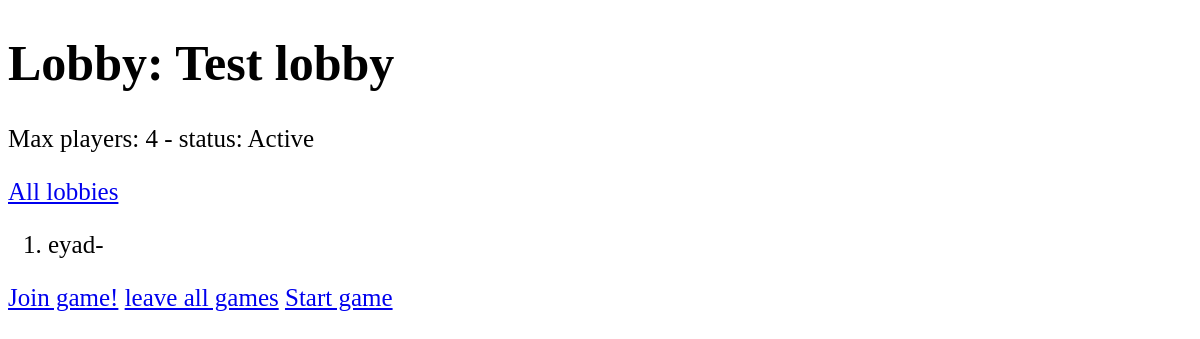
Page /lobby/1/ on the earlier database version.
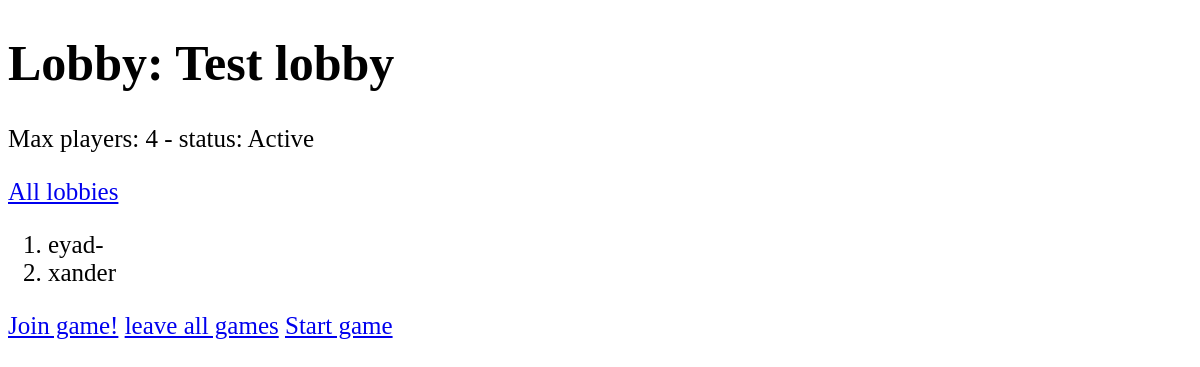
Same page on the later database version.
### lobby/models.py (models this page shows)
class Participant(models.Model):
    lobbyId = models.ForeignKey(Lobby, on_delete=models.CASCADE, related_name='participants')
    userId = models.ForeignKey(User, on_delete=models.CASCADE)
    role = models.IntegerField(choices=GAME_ROLES)
    vote_count = models.IntegerField()
    voted = models.BooleanField(default=False)
    killed = models.IntegerField(default=0)
    rescued = models.IntegerField(default=0)

### lobby/views.py (the view)
# urls.py: path('lobby/<int:id>/', LobbyView.as_view(), name='lobby'),
class LobbyView(View):
    def get(self, request, id):
        try:
            lobby = Lobby.objects.get(lobbyid=id)
        except Lobby.DoesNotExist:
            return redirect('/lobby/')
        return render(request, 'lobby/lobby.html', {'lobby': lobby})

### templates/lobby/lobby.html (shortened to what this page needs)
<!DOCTYPE html>
<html lang="en">
<head>
</head>
<body>
<h1>Lobby: {{ lobby.lobby_name }}</h1>
<p>Max players: {{ lobby.max_players }} - status: {{ lobby.get_game_status_display }}</p>
<a href="/lobby/">All lobbies</a>
<ol>
    {% for p in lobby.participants.all %}
        <li>{{ p.userId.username }}</li>
    {% endfor %}
</ol>
<a href="/lobby/{{ lobby.lobbyid }}/join/">Join game!</a>
<a href="/lobby/{{ lobby.lobbyid }}/leave/">leave all games</a>
<a href="/lobby/{{ lobby.lobbyid }}/gamestart/">Start game</a>
</body>
</html>

Differences in the rows shown:
added Participant: userId.username "xander"
